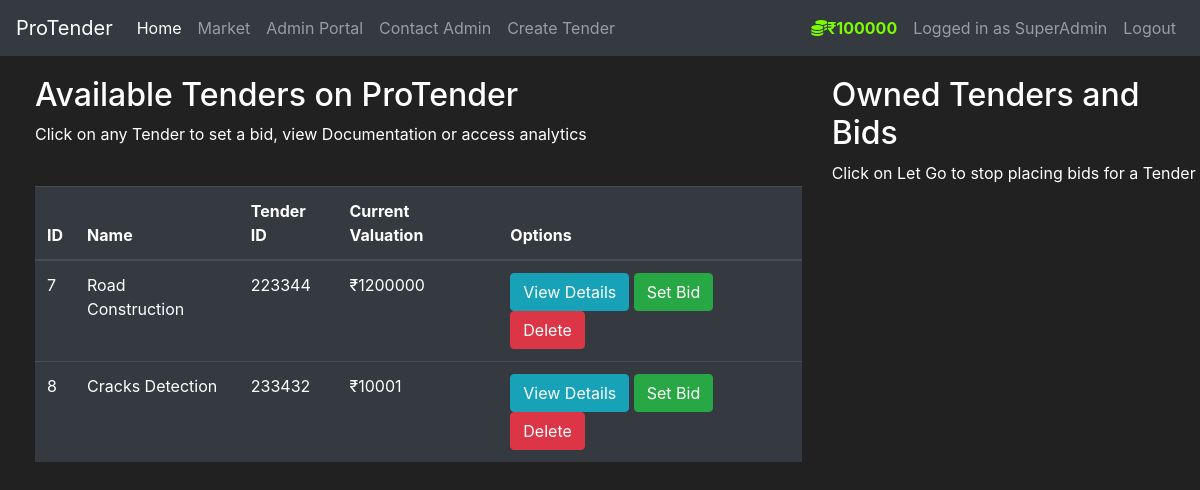
Screenshot of /market/ (signed in) with the database file from the repository.
### tms/models.py (models this page shows, shortened)
class User(db.Model,UserMixin):
    id = db.Column(db.Integer(), primary_key=True)
    username = db.Column(db.String(length=30), nullable=False, unique=True)
    email_address = db.Column(db.String(length=50), nullable=False, unique=True)
    password_hash = db.Column(db.String(length=60), nullable=False)
    budget = db.Column(db.Integer(), nullable=False, default=1000000)
    owned_items = db.relationship('Item', backref='owned_user', lazy=True)
    bids = db.relationship('Bid', backref='bidder', lazy=True)
    @property
    def password(self):
        return self.password

class Item(db.Model):
    id=db.Column(db.Integer(),primary_key=True)
    name=db.Column(db.String(length=60),nullable=False,unique=True)
    price=db.Column(db.Integer(),nullable=False)
    tid=db.Column(db.String(length=12),nullable=False,unique=True)
    desc=db.Column(db.String(length=2000),nullable=False,unique=True)
    owner=db.Column(db.Integer(),db.ForeignKey('user.id'))
    bids = db.relationship('Bid', backref='tender', lazy=True)
    closing_date = db.Column(db.DateTime)

### tms/routes.py (the view, shortened to what this page needs)
@app.route('/market/', methods=['GET', 'POST'])
@login_required
def market_page():
    bid_form = SetBidForm()
    sell_form = SellTenderForm()
    if request.method=='GET':
        items = Item.query.all()
        owned_items=Item.query.filter_by(owner=current_user.id)
    return render_template('market.html', bid_form=bid_form, sell_form=sell_form, items=items)

### tms/models.py (called while the page is built)
@login_manager.user_loader
def load_user(user_id):
    return User.query.get(int(user_id))

### tms/templates/market.html (shortened to what this page needs)
{% extends 'base.html' %} {% block title %} Market Page {% endblock %} {%block
navlink%}
<li class="nav-item">
  <a
    class="nav-link"
    data-toggle="modal"
    style="cursor: pointer"
    data-target="#Modal-TenderCreate"
    >Create Tender</a
  >
</li>
{%endblock%} {% block content %}
<div class="row" style="margin-top: 20px; margin-left: 20px">
  <div class="col-8">
    <h2>Available Tenders on ProTender</h2>
    <p>
      Click on any Tender to set a bid, view Documentation or access analytics
    </p>
    <br />
    <table class="table table-hover table-dark">
      <thead>
        <tr>
          <th scope="col">ID</th>
          <th scope="col">Name</th>
          <th scope="col">Tender ID</th>
          <th scope="col">Current Valuation</th>
          <th scope="col">Options</th>
        </tr>
      </thead>
      <tbody>
        {% for item in items %} {% include 'components/items_modals.html' %}
        <tr>
          <td>{{ item.id }}</td>
          <td>{{ item.name }}</td>
          <td>{{ item.tid }}</td>
          <td>₹{{ item.price }}</td>
          <td>
            <button
              class="btn btn-outline btn-info"
              data-toggle="modal"
              data-target="#Modal-MoreInfo-{{item.id}}"
            >
              View Details
            </button>
            <button
              class="btn btn-outline btn-success"
              data-toggle="modal"
              data-target="#Modal-PurchaseConfirm-{{item.id}}"
            >
              Set Bid
            </button>
            <button
              class="btn btn-outline btn-danger"
              onclick="deleteTender('{{item.id}}')"
            >
              Delete
            </button>
          </td>
        </tr>
        {% endfor %}
      </tbody>
    </table>
  </div>
  <div class="col-4">
    <h2>Owned Tenders and Bids</h2>
    <p>Click on Let Go to stop placing bids for a Tender</p>
    <br />
  </div>
</div>
{% endblock %}

### tms/templates/base.html (shortened to what this page needs)
<!DOCTYPE html>
<html lang="en">
  <head>
    <link
      rel="stylesheet"
      href="https://cdn.jsdelivr.net/npm/bootstrap@4.5.3/dist/css/bootstrap.min.css"
    />
  </head>
  <body>
    <nav class="navbar navbar-expand-md navbar-dark bg-dark">
      <a class="navbar-brand" href="#">ProTender</a>
      <div class="collapse navbar-collapse" id="navbarNav">
        <ul class="navbar-nav mr-auto">
          <li class="nav-item active">
            <a class="nav-link" href="{{ url_for('home_page') }}"
              >Home <span class="sr-only">(current)</span></a
            >
          </li>
          <li class="nav-item">
            <a class="nav-link" href="{{ url_for('market_page') }}">Market</a>
          </li>
          <li class="nav-item">
            <a class="nav-link" href="admin/admin-login">Admin Portal</a>
          </li>
          <li class="nav-item">
            <a class="nav-link" href="{{ url_for('contact_page') }}">Contact Admin</a>
          </li>
          {%block navlink%}{%endblock%}
        </ul>
        {% if current_user.is_authenticated %}
        <ul class="navbar-nav">
          <li class="nav-item">
            <a class="nav-link" style="color: lawngreen; font-weight: bold">
              <i class="fas fa-coins"></i>₹{{ current_user.budget }}
            </a>
          </li>
          <li class="nav-item">
            <a class="nav-link">Logged in as {{ current_user.username }}</a>
          </li>
          <li class="nav-item">
            <a class="nav-link" href="{{ url_for('logout_page') }}">Logout</a>
          </li>
        </ul>
        {% endif %}
      </div>
    </nav>
    {% block content %} {% endblock %}
  </body>
</html>

### tms/templates/base.html (style rules this page uses)
body { background-color: #212121; color: white; }

### rows the page displays
User: budget "100000", username "SuperAdmin"
Item: id "7", name "Road Construction", tid "223344", price "1200000"
Item: id "8", name "Cracks Detection", tid "233432", price "10001"
